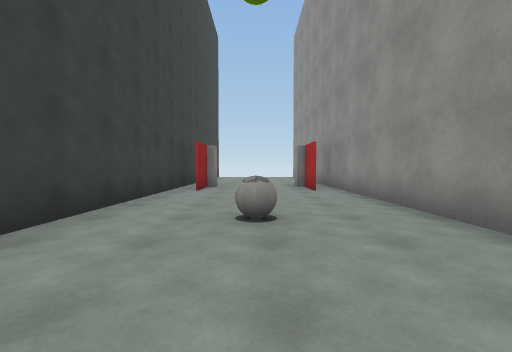
View 1 (above)

12 first-person views from a walk through a Unity game level. The camera is 1.2 m above the floor, tilts 2° down and sees 90° across. The floor is counted in squares, 2 m on a side. Each view is taken from the middle of a square. On the plan, view 1 faces up. The plan holds only what a view shows up to about 9 squares ahead; the rest is blank. The place goes on beyond the plan. The player is left out. Surface patterns are stand-ins for the level's own textures.

View 2
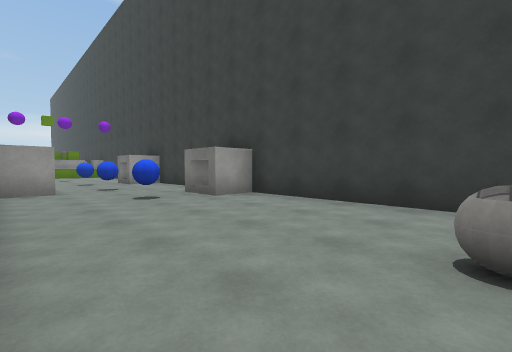

View 3
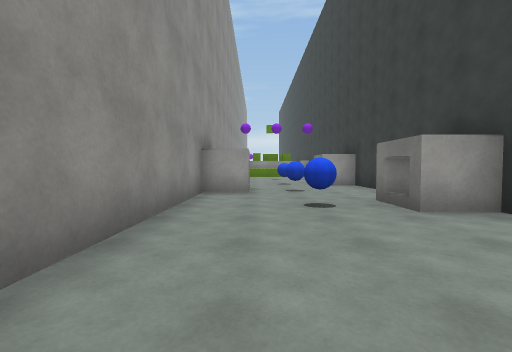

View 4
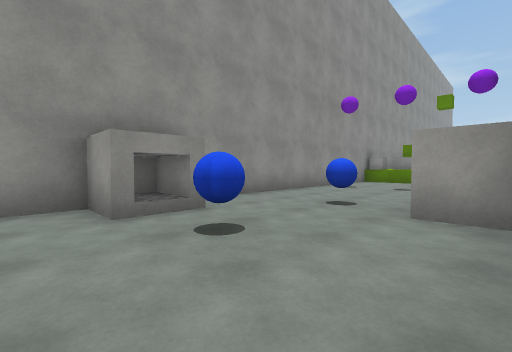

View 5
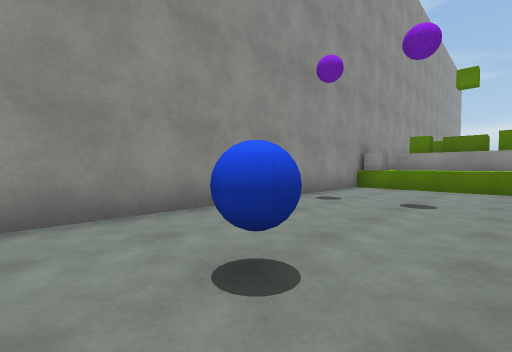

View 6
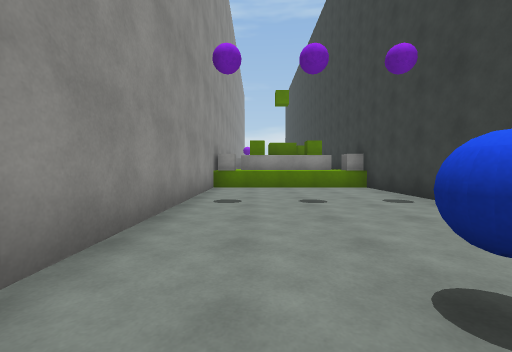

View 7
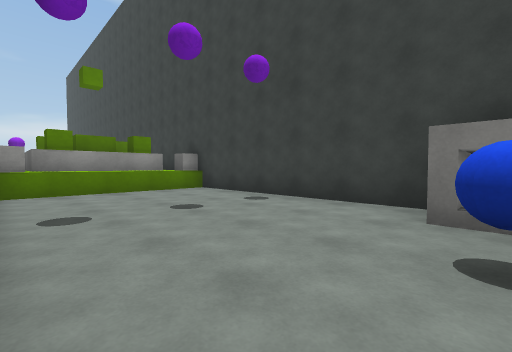

View 8
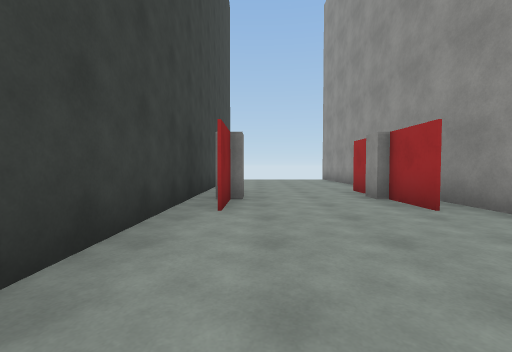

View 9
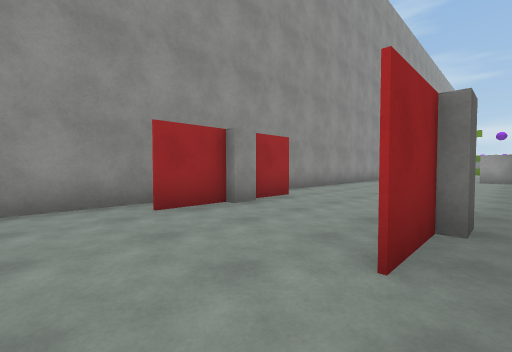

View 10
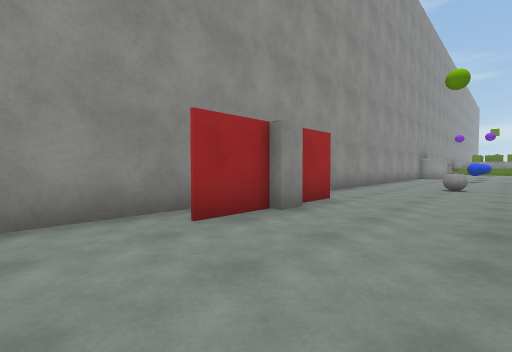

View 11
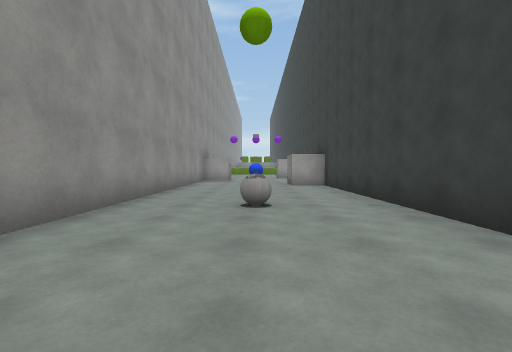

View 12
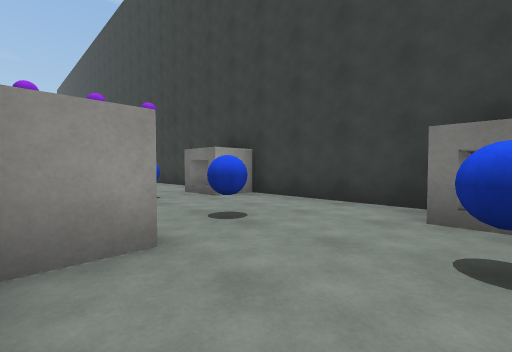

### Floor plan
Points are (right, up) in squares from view 1. A wall is a line through its corners. A room is listed if a view was taken in it or the views show most of it. See-through windows are left out.
Room 1 (views 1, 2, 3, 4, 5, 6, 7, 8, 11, 12)
walls: (2.2, -3.5) (2.2, 10.5); (1.5, 6.4) (1.5, 7.8); (2.2, -13.4) (2.2, -5.8); (1.2, 7.8) (1.2, 8.2); (-1.5, 7.8) (-1.5, 6.5); (-1.5, 8.1) (-1.5, 9.5); (1.5, 8.1) (1.5, 9.5); (-1.2, 8.2) (-1.2, 7.7) (-1.8, 7.7) (-1.8, 8.2); (-1.6, -14.5) (1.5, -14.5); (-2.3, 9.4) (-2.3, -13.5)
low walls: (-1.5, -13.5) (1.6, -13.5)
ways out: opening at (0.2, 9.5) to room 2
objects: cube (-2, -14); other object (-2, -7); other object (-2, -2); blue ball (0, -7); blue ball (0, -5); blue ball (0, -2); ball (0, 3); cube (2, -14); other object (2, -5) to (2, -4)
Room 2 (views 9, 10)
walls: (-2.3, 10.9) (-2.3, 9.4); (2.2, 10.5) (2.2, 12)
ways out: opening at (0.2, 9.5) to room 1

Where each view was taken, in squares from view 1:
view 1: 0 up, 0 right, facing up
view 2: 3 up, 2 right, facing down-left
view 3: 2 up, 1 right, facing down
view 4: 3 down, 2 left, facing down-right
view 5: 6 down, 1 left, facing down-right
view 6: 6 down, 1 right, facing down
view 7: 7 down, 2 right, facing down-left
view 8: 3 up, 1 left, facing up
view 9: 11 up, 2 left, facing down-right
view 10: 11 up, 1 left, facing down-right
view 11: 7 up, 0 right, facing down
view 12: 2 down, 2 right, facing down-left
